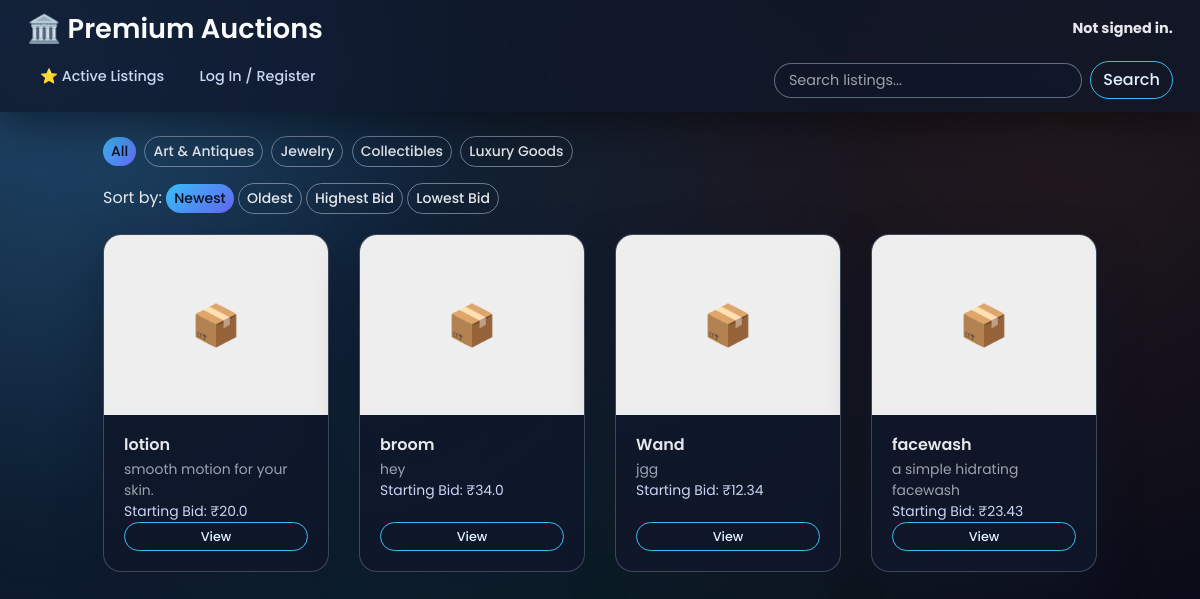
Before: / with the older database file.
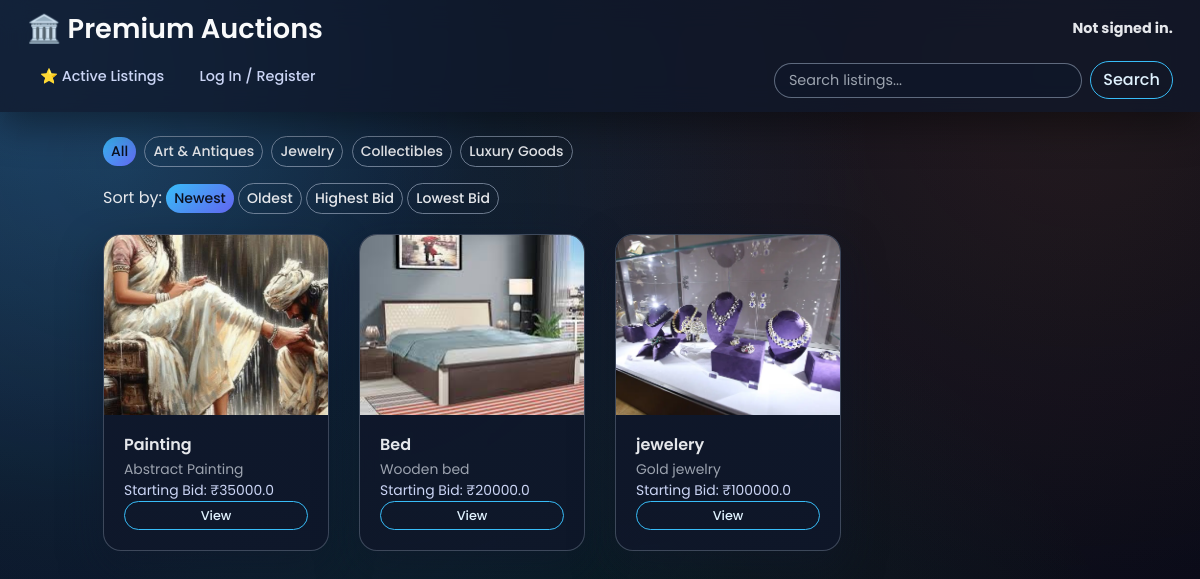
After: the same page with the newer database file.
### auctions/models.py (models this page shows, shortened)
class Listings(models.Model):
    name = models.CharField(max_length=255)
    image = models.ImageField(upload_to='listing_images/', null=True, blank=True)
    bid_open = models.BooleanField(default=True)
    starting_bid = models.FloatField(default=0.0)
    ending_bid = models.FloatField(null=True, blank=True)
    description = models.TextField()
    owner = models.ForeignKey('User', on_delete=models.CASCADE, related_name="listings")
    created_at = models.DateTimeField(auto_now_add=True)
    winner = models.ForeignKey('User', null=True, blank=True, on_delete=models.SET_NULL, related_name="auctions_won")
    category = models.CharField(max_length=30, choices=CATEGORY_CHOICES, default="art")

### auctions/views.py (the view)
# urls.py: path("", views.index, name="index"),
def index(request):
    q = request.GET.get('q', '')
    category = request.GET.get('category', 'all')
    sort = request.GET.get('sort', 'newest')
    page = request.GET.get('page', 1)
    listings = Listings.objects.all()
    if category != "all":
        listings = listings.filter(category=category)
    if q:
        listings = listings.filter(
            Q(name__icontains=q) |
            Q(description__icontains=q) |
            Q(owner__username__icontains=q)
        )
    if sort == "newest":
        listings = listings.order_by("-created_at")
    elif sort == "oldest":
        listings = listings.order_by("created_at")
    elif sort == "highbid":
        listings = sorted(
            listings,
            key=lambda x: x.bids.order_by("-amount").first().amount if x.bids.exists() else 0,
            reverse=True
        )
    elif sort == "lowbid":
        listings = sorted(
            listings,
            key=lambda x: x.bids.order_by("amount").first().amount if x.bids.exists() else 0
        )
    paginator = Paginator(listings, 8)
    page_obj = paginator.get_page(page)
    return render(request, "auctions/index.html", {
        "listings": page_obj.object_list,
        "page_obj": page_obj,
        "q": q,
        "selected_category": category,
        "selected_sort": sort,
        "categories": CATEGORY_CHOICES
    })

### auctions/templates/auctions/index.html (shortened to what this page needs)
{% extends "auctions/layout.html" %}
{% block body %}
<div class="container mt-4">
    <div class="mb-3">
        {% for key, label in categories %}
            <a href="?category={{ key }}{% if q %}&q={{ q }}{% endif %}"
               class="btn btn-sm {% if selected_category == key %}btn-primary{% else %}btn-outline-secondary{% endif %} mr-1">
               {{ label }}
            </a>
        {% endfor %}
    </div>
    <div class="mb-3">
        <label>Sort by:</label>
        <a href="?sort=newest{% if selected_category %}&category={{ selected_category }}{% endif %}{% if q %}&q={{ q }}{% endif %}"
           class="btn btn-sm {% if selected_sort == 'newest' %}btn-primary{% else %}btn-outline-secondary{% endif %}">
           Newest
        </a>
        <a href="?sort=oldest{% if selected_category %}&category={{ selected_category }}{% endif %}{% if q %}&q={{ q }}{% endif %}"
           class="btn btn-sm {% if selected_sort == 'oldest' %}btn-primary{% else %}btn-outline-secondary{% endif %}">
           Oldest
        </a>
        <a href="?sort=highbid{% if selected_category %}&category={{ selected_category }}{% endif %}{% if q %}&q={{ q }}{% endif %}"
           class="btn btn-sm {% if selected_sort == 'highbid' %}btn-primary{% else %}btn-outline-secondary{% endif %}">
           Highest Bid
        </a>
        <a href="?sort=lowbid{% if selected_category %}&category={{ selected_category }}{% endif %}{% if q %}&q={{ q }}{% endif %}"
           class="btn btn-sm {% if selected_sort == 'lowbid' %}btn-primary{% else %}btn-outline-secondary{% endif %}">
           Lowest Bid
        </a>
    </div>
    <div class="row">
        {% for listing in listings %}
        <div class="col-md-6 col-lg-3 mb-4">
            <div class="card h-100">
                {% if listing.image %}
                    <img src="{{ listing.image.url }}" class="card-img-top" style="height:180px;object-fit:cover;">
                {% else %}
                    <div class="no-image d-flex justify-content-center align-items-center"
                         style="height:180px;background:#eee;font-size:40px;">
                        📦
                    </div>
                {% endif %}
                <div class="card-body d-flex flex-column">
                    <h5>{{ listing.name }}</h5>
                    <p class="text-muted small">{{ listing.description|truncatechars:75 }}</p>
                    {% with highest=listing.bids.all|dictsort:"-amount"|first %}
                        {% if highest %}
                            <p>Current Bid: ₹{{ highest.amount }}</p>
                        {% else %}
                            <p>Starting Bid: ₹{{ listing.starting_bid }}</p>
                        {% endif %}
                    {% endwith %}
                    <a href="{% url 'list' listing.id %}" class="btn btn-outline-primary btn-sm mt-auto">View</a>
                </div>
            </div>
        </div>
        {% endfor %}
    </div>
</div>
{% endblock %}

### auctions/templates/auctions/layout.html (shortened to what this page needs)
{% load static %}
<!DOCTYPE html>
<html lang="en">
<head>
    <link rel="stylesheet" href="https://stackpath.bootstrapcdn.com/bootstrap/4.4.1/css/bootstrap.min.css">
    <link rel="stylesheet" href="{% static 'auctions/style.css' %}">
  <script src="https://cdn.tailwindcss.com" type="text/javascript"></script>
 </head>
<body>
<div class="header-container">
    <div class="header-content">
        <div class="top-bar d-flex justify-content-between align-items-center">
            <h1 class="heading">🏛️ Premium Auctions</h1>
            <div class="user-status">
                {% if user.is_authenticated %}
                    Signed in as <strong>{{ user.username }}</strong>
                {% else %}
                    <strong>Not signed in.</strong>
                {% endif %}
            </div>
        </div>
        <div class="nav-container">
            <ul class="nav">
                <li class="nav-item">
                    <a class="nav-link" href="{% url 'index' %}">⭐ Active Listings</a>
                </li>
                {% if user.is_authenticated %}
                <li class="nav-item">
                    <a class="nav-link" href="{% url 'listing' %}">➕ Add Listing</a>
                </li>
                <li class="nav-item">
                    <a class="nav-link" href="{% url 'watchlist' %}">❤️ Watchlist</a>
                </li>
                <li class="nav-item">
                    <a class="nav-link" href="{% url 'my_listings' %}">📦 My Listings</a>
                </li>
                <li class="nav-item">
                    <a class="nav-link" href="{% url 'profile' user.username %}">👤 Profile</a>
                </li>
                <li class="nav-item">
                    <a class="nav-link" href="{% url 'logout' %}">Log Out</a>
                </li>
                {% else %}
                <li class="nav-item">
                    <a class="nav-link" href="{% url 'login' %}">Log In / Register</a>
                </li>
                {% endif %}
            </ul>
            <form class="form-inline ml-3" method="GET" action="{% url 'index' %}">
                <input type="text" name="q" value="{{ q|default:'' }}" class="form-control mr-2"
                       placeholder="Search listings...">
                <button type="submit" class="btn btn-outline-primary">Search</button>
            </form>
        </div>
    </div>
</div>
{% block body %}{% endblock %}
</body>
</html>

### auctions/static/auctions/style.css (style rules this page uses)
* { margin: 0; padding: 0; box-sizing: border-box; }
body { font-family: "Poppins", sans-serif; min-height: 100vh; background: radial-gradient(circle at top left, #1d3557 0, #0b1020 35%, #020617 100%); color: #e5e7eb; }
.container { position: relative; z-index: 1; }
body::before { content: ''; position: fixed; inset: 0; background: radial-gradient(circle at 10% 20%, rgba(56, 189, 248, 0.18), transparent 60%), radial-gradient(circle at 90% 10%, rgba(251, 146, 60, 0.14), transparent 55%), radial-gradient(circle at 50% 100%, rgba(34, 197, 94, 0.12), transparent 55%); opacity: 0.9; z-index: -1; }
.header-container { position: sticky; top: 0; z-index: 100; backdrop-filter: blur(14px); background: rgba(15, 23, 42, 0.75); box-shadow: 0 12px 40px rgba(0, 0, 0, 0.45); }
.header-content { padding: 0.8rem 1.7rem; }
.top-bar { display: flex; justify-content: space-between; align-items: center; }
.heading { font-size: 1.7rem; font-weight: 600; color: #f9fafb; }
.user-status { font-size: 0.9rem; color: #e5e7eb; }
.nav-container { display: flex; align-items: center; justify-content: space-between; margin-top: 0.6rem; flex-wrap: wrap; }
.nav { display: flex; align-items: center; }
.nav-item { margin-right: 0.6rem; }
.nav-link { color: #cbd5f5; font-size: 0.9rem; font-weight: 500; padding: 0.35rem 0.8rem; border-radius: 999px; transition: all 0.25s ease; }
form.form-inline { display: flex; align-items: center; margin-top: 0.4rem; }
form.form-inline .form-control { border-radius: 999px; border: 1px solid rgba(148, 163, 184, 0.6); background: rgba(15, 23, 42, 0.7); color: #e5e7eb; }
form.form-inline .form-control::placeholder { color: #9ca3af; }
form.form-inline .btn-outline-primary { border-radius: 999px; border-color: #38bdf8; color: #e0f2fe; }
.btn { border-radius: 999px !important; font-weight: 500; transition: all 0.25s ease !important; }
.btn-primary { background: linear-gradient(135deg, #38bdf8, #6366f1) !important; border: none !important; color: #0b1020 !important; }
.btn-outline-secondary { border-color: rgba(148, 163, 184, 0.7); color: #e5e7eb; }
.btn-outline-primary { border-color: #38bdf8; color: #e0f2fe; }
.card { border-radius: 18px !important; border: 1px solid rgba(148, 163, 184, 0.35) !important; background: radial-gradient(circle at top left, rgba(15, 23, 42, 0.95), rgba(15, 23, 42, 0.88)) !important; backdrop-filter: blur(14px); box-shadow: 0 18px 40px rgba(15, 23, 42, 0.55); overflow: hidden; transform: translateY(0); transition: transform 0.25s ease, box-shadow 0.25s ease, border-color 0.25s ease; }
.card-img-top { height: 180px; object-fit: cover; }
.card-body { color: #e5e7eb; }
.card-body h5 { font-weight: 600; margin-bottom: 0.3rem; }
.card-body p { font-size: 0.87rem; color: #cbd5f5; }
.card-body .text-muted { color: #9ca3af !important; }
.card .btn-sm { font-size: 0.8rem; }
input[type="text"], input[type="number"], input[type="email"], input[type="password"], textarea, select { border-radius: 999px; border: 1px solid rgba(148, 163, 184, 0.6); background: rgba(15, 23, 42, 0.9); color: #e5e7eb; padding: 0.55rem 0.9rem; font-size: 0.9rem; }
input::placeholder, textarea::placeholder { color: #9ca3af; }

Changed rows visible on the page:
removed Listings: name "lotion", description "smooth motion for your skin.", starting_bid "20.0"
removed Listings: name "broom", description "hey", starting_bid "34.0"
removed Listings: name "Wand", description "jgg", starting_bid "12.34"
removed Listings: name "facewash", description "a simple hidrating facewash", starting_bid "23.43"
added Listings: image (picture), name "Painting", description "Abstract Painting", starting_bid "35000.0"
added Listings: image (picture), name "Bed", description "Wooden bed", starting_bid "20000.0"
added Listings: image (picture), name "jewelery", description "Gold jewelry", starting_bid "100000.0"
